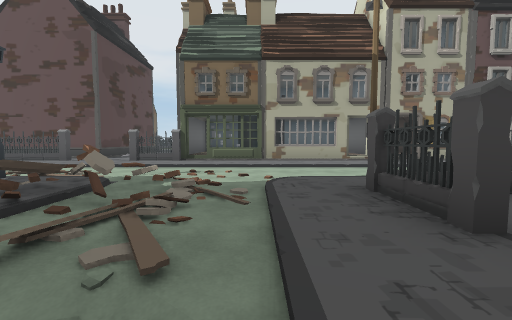
view 1 (above)

24 first-person views from a walk through a Unity game level. The camera is 1.3 m above the floor, tilts 4° down and sees 90° across. Doors are open. The floor is counted in squares, 2 m on a side. Each view is taken from the middle of a square. On the plan, view 1 faces up. The plan holds only what a view shows up to about 9 squares ahead; the rest is blank. The place goes on beyond the plan. Some animated figures are left out. Some surface patterns are stand-ins.

view 2
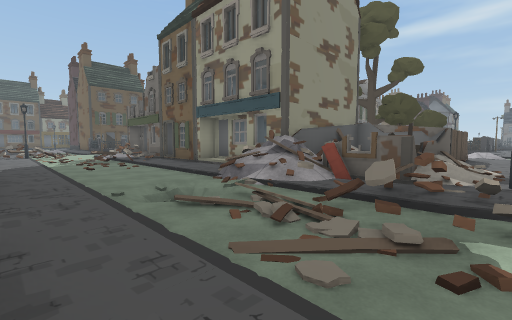

view 3
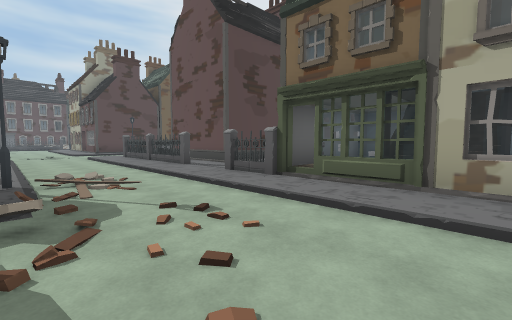

view 4
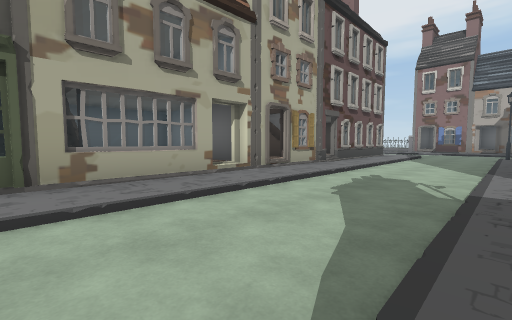

view 5
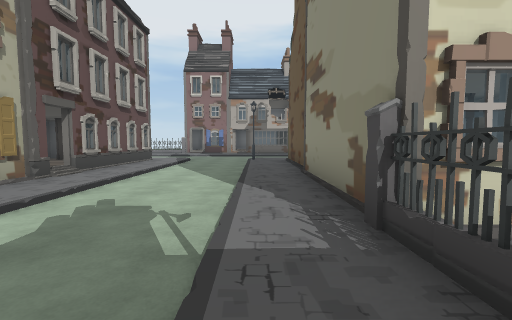

view 6
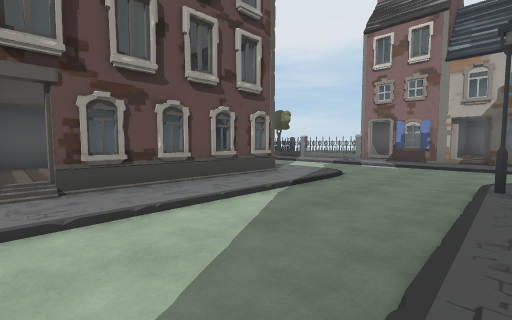

view 7
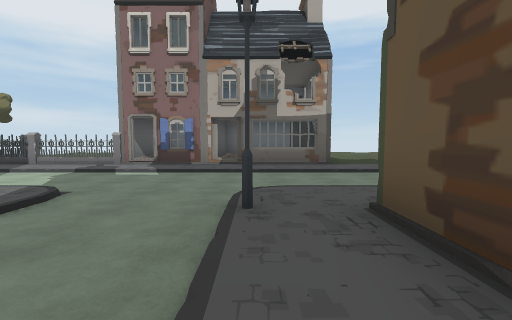

view 8
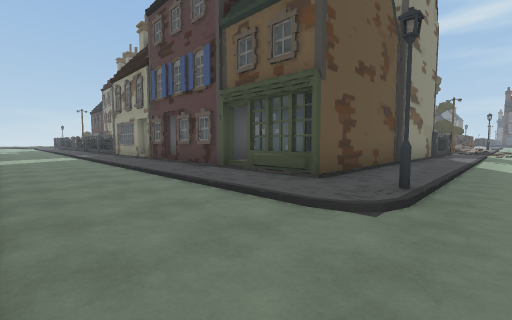

view 9
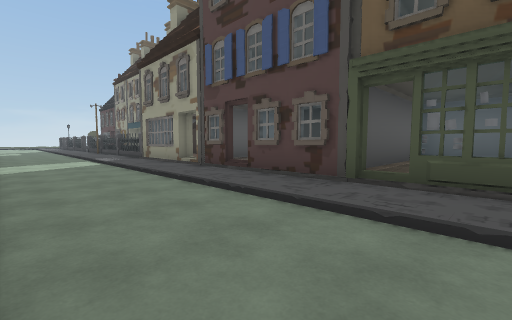

view 10
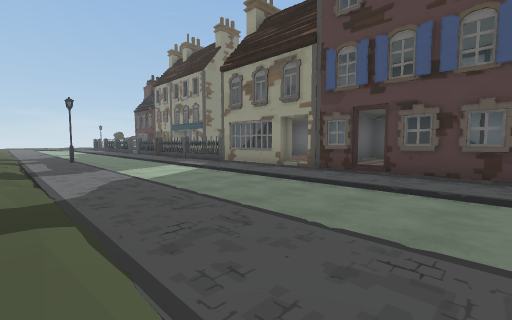

view 11
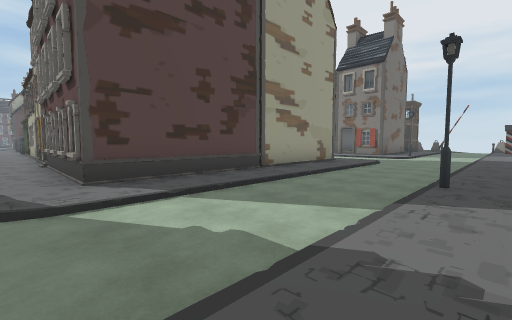

view 12
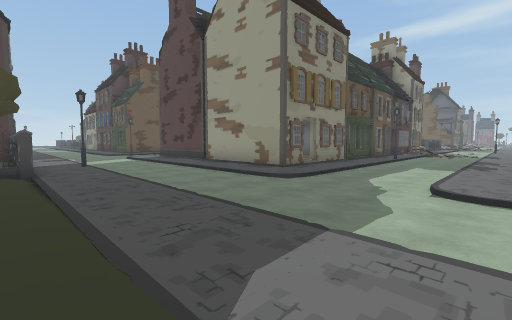

view 13
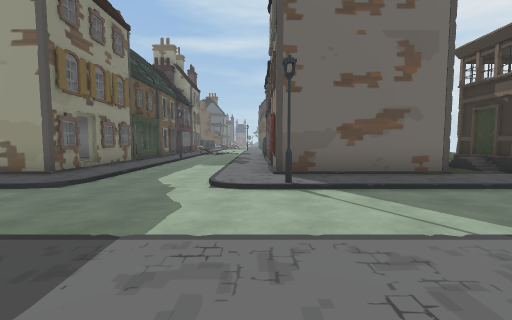

view 14
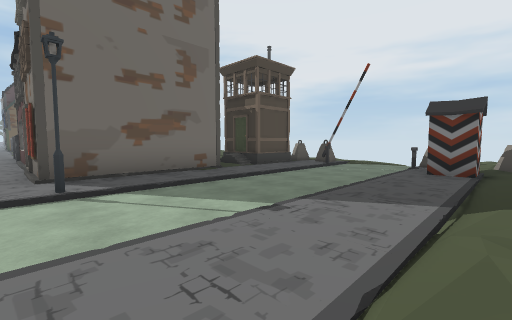

view 15
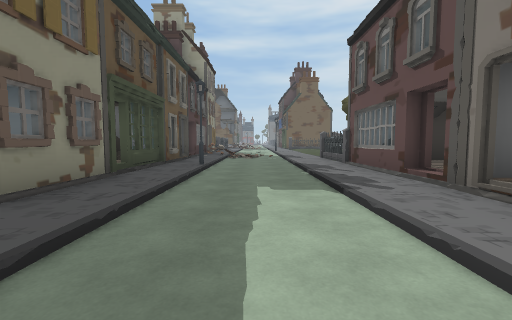

view 16
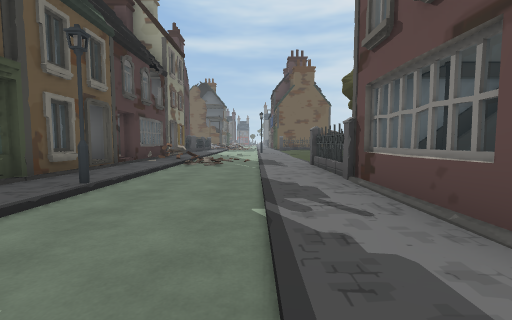

view 17
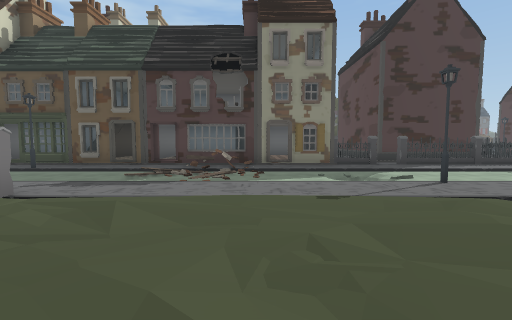

view 18
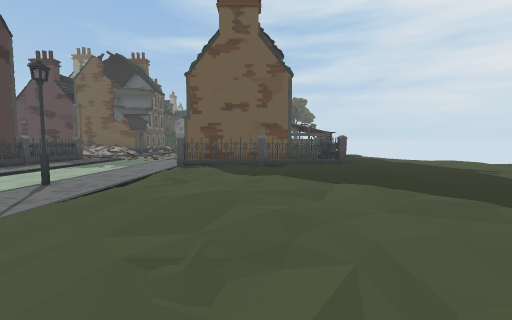

view 19
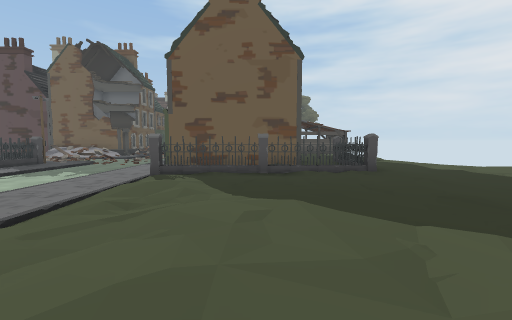

view 20
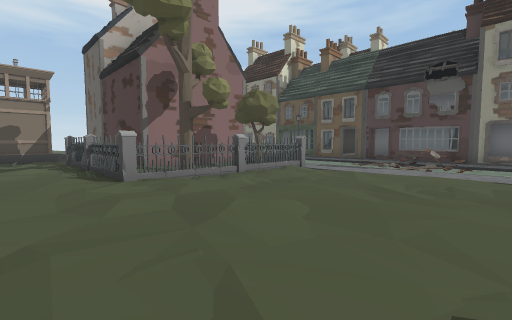

view 21
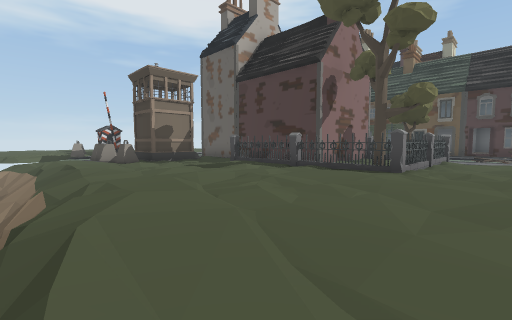

view 22
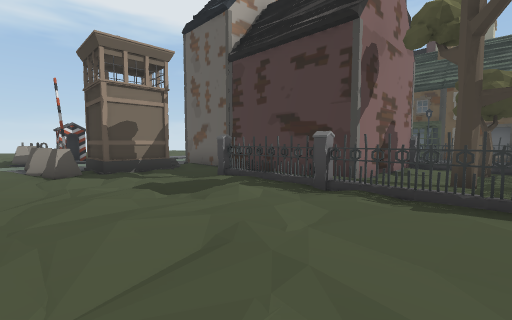

view 23
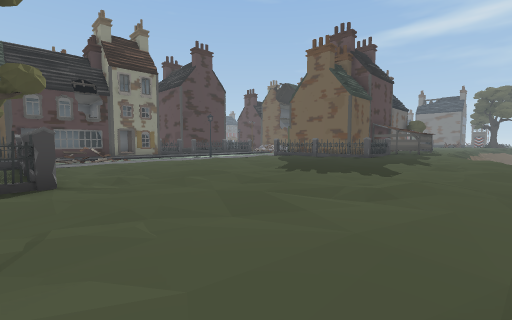

view 24
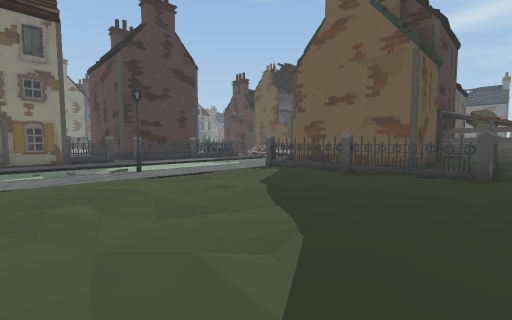

### Floor plan
Key: @ floor where view 1 was taken; # wall or solid block; x gap in a wall; . main floor; : floor 0.25 m higher than the main floor; - floor 0.25 m lower than the main floor; _ floor 0.75 m lower than the main floor; / step, stairs or slope; D open door; = window, fence, low wall or low ledge; ^ raised ledge; v drop or lower ground; F fence; P pole; T tree; R trap; O other object.
Columns run from 11 left of view 1 to 17 right of it. Each row starts with its distance up from view 1.
 31             .////=v /////
 30    /...:...:::.:..//////-- ..
 29   .::....::.:::.:.......--/..
 28  ::......::::.:::....RRO#-#OR
 27 .........::..:..:....OO.---O.
 26 .F#F:...:::::::...:..OO.---O.
 25 ..:#:......:..F#F#F.../.---..
 24 ####.......:..#########.---..
 23   #F.....:....# ##    #.---..
 22   ##....:.....#=##:   #.---..
 21   #F..........T###=DD #.#--..
 20  .............F#F...DD#.---..
 19 -------#-------------------..
 18 --------_----.-------------..
 17 -----------=#---#----------..
 16 O........D#=..DD........---..
 15 F##F#FFO#D##=DDD#=D##D=.---..
 14 ##D     #    ####  #  #.---.F
 13                    #  #.---.T
 12          #  ##    #####.---.#
 11          #        ..  #.--#.F
 10      O   ##      #....#.---.#
  9     ##   #####   #....#.---.#
  8     #F.FFF#==#D#D#D#=#=.---.F
  7    .....................---.D
  6  --------------------------.#
  5 ---------------------------.D
  4 .......#.= -...........#---.=
  3  O#### #=##-P######.....---.=
  2  T  #####---F. D  ####=.---.#
  1    T#  #/---       ^::D.---..
  0     #  #=-_@x     #####.---..
 -1        #.---      ##  #.---..
 -2        D.---       # :D.---..
 -3       #D.---x      ###=.---..
 -4       #=.---         #D.---..
 -5          ---         :=.---..
 -6           --          =.---..
 -7                       O.---..

Positions as (right, up) in squares from view 1, and headings:
1: (0, 0), facing up
2: (1, 4), facing down-left
3: (1, 4), facing up-left
4: (0, 4), facing up-right
5: (2, 4), facing right
6: (7, 4), facing up-right
7: (9, 4), facing right
8: (15, 5), facing down-left
9: (15, 2), facing down-left
10: (17, 0), facing down-left
11: (16, 7), facing up-left
12: (17, 20), facing down-left
13: (17, 20), facing left
14: (17, 20), facing up-left
15: (12, 18), facing left
16: (9, 19), facing left
17: (-1, 24), facing down
18: (0, 23), facing left
19: (-2, 23), facing left
20: (-2, 27), facing down-right
21: (1, 31), facing down-right
22: (3, 29), facing down-right
23: (3, 30), facing down-left
24: (-2, 26), facing down-left
